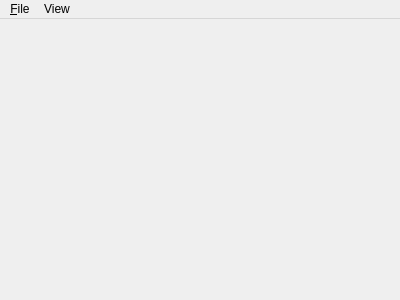
<?xml version="1.0" encoding="UTF-8"?>
<ui version="4.0">
 <class>MainWindow</class>
 <widget class="QMainWindow" name="MainWindow">
  <property name="geometry">
   <rect>
    <x>0</x>
    <y>0</y>
    <width>400</width>
    <height>300</height>
   </rect>
  </property>
  <property name="windowTitle">
   <string>MainWindow</string>
  </property>
  <widget class="QWidget" name="centralWidget"/>
  <widget class="QMenuBar" name="menuBar">
   <property name="geometry">
    <rect>
     <x>0</x>
     <y>0</y>
     <width>400</width>
     <height>21</height>
    </rect>
   </property>
   <widget class="QMenu" name="menu_File">
    <property name="title">
     <string>&amp;File</string>
    </property>
    <addaction name="action_Open_DAG_File"/>
    <addaction name="separator"/>
    <addaction name="action_Exit"/>
   </widget>
   <widget class="QMenu" name="menuView">
    <property name="title">
     <string>View</string>
    </property>
    <addaction name="actionEdit_Controls"/>
   </widget>
   <addaction name="menu_File"/>
   <addaction name="menuView"/>
  </widget>
  <action name="action_Exit">
   <property name="text">
    <string>&amp;Exit</string>
   </property>
   <property name="shortcut">
    <string>Ctrl+Q</string>
   </property>
  </action>
  <action name="action_Open_DAG_File">
   <property name="text">
    <string>&amp;Open DAG File</string>
   </property>
   <property name="shortcut">
    <string>Ctrl+O</string>
   </property>
  </action>
  <action name="actionEdit_Controls">
   <property name="checkable">
    <bool>true</bool>
   </property>
   <property name="text">
    <string>Show Controls</string>
   </property>
  </action>
 </widget>
 <layoutdefault spacing="6" margin="11"/>
 <resources/>
 <connections/>
</ui>
